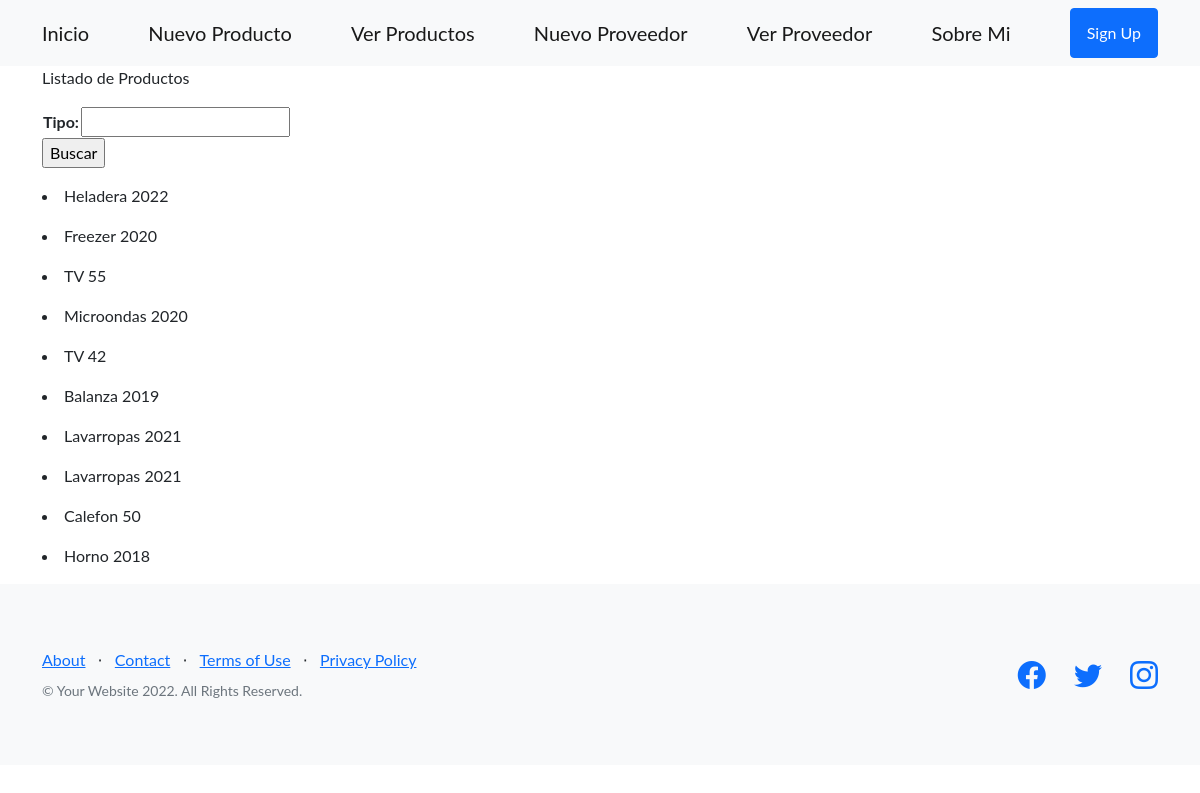
The app's page /ver_producto/ with its own data.
### mercaderia/models.py (models this page shows, shortened)
class producto(models.Model):
    tipo = models.CharField(max_length=30)
    modelo = models.IntegerField()

### mercaderia/views.py (the view)
# urls.py: path('ver_producto/', views.ver_producto, name='ver_productos'),
def ver_producto(request):
    tipo=request.GET.get('tipo', None)
    if tipo:
        productos = producto.objects.filter(tipo__icontains=tipo)
    else:
        productos=producto.objects.all()
    formulario= FormularioBusqueda()
    return render(request, 'mercaderia/ver_producto.html',{"productos": productos, 'formulario':formulario})

### mercaderia/forms.py
class FormularioBusqueda(forms.Form):
    tipo=forms.CharField(max_length=30, required=False)

### mercaderia/templates/mercaderia/ver_producto.html (shortened to what this page needs)
{% extends 'mercaderia/base.html' %}
{% block Personal %}
<p>Listado de Productos</p>
<form action={% url 'ver_productos' %} method="GET">
    <table>
        {{formulario}}
    </table>
    <input type="submit" value="Buscar">
</form>
<p>
 {% for producto in productos %}
 <li> {{producto.tipo}} {{producto.modelo}} </li>
</p>
 {% endfor %}
{% endblock Personal %}

### records on screen
producto: tipo "Heladera", modelo "2022"
producto: tipo "Freezer", modelo "2020"
producto: tipo "TV", modelo "55"
producto: tipo "Microondas", modelo "2020"
producto: tipo "TV", modelo "42"
producto: tipo "Balanza", modelo "2019"
producto: tipo "Lavarropas", modelo "2021"
producto: tipo "Lavarropas", modelo "2021"
producto: tipo "Calefon", modelo "50"
producto: tipo "Horno", modelo "2018"
